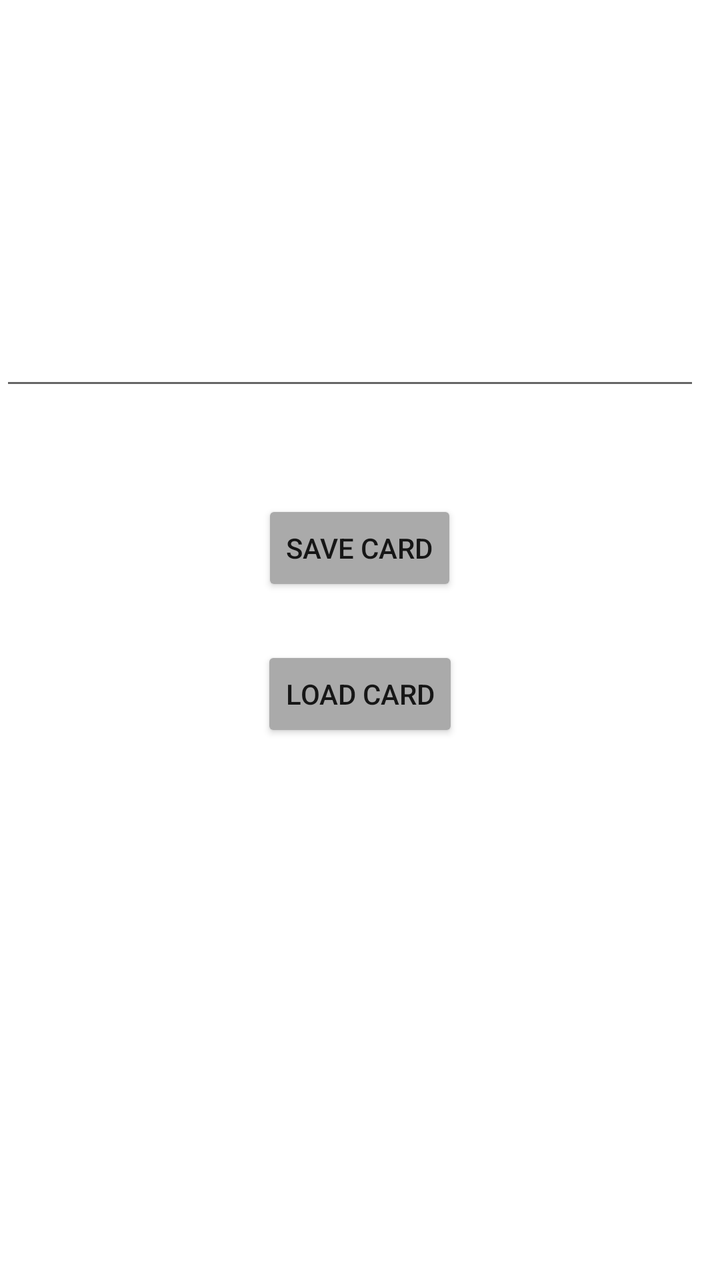
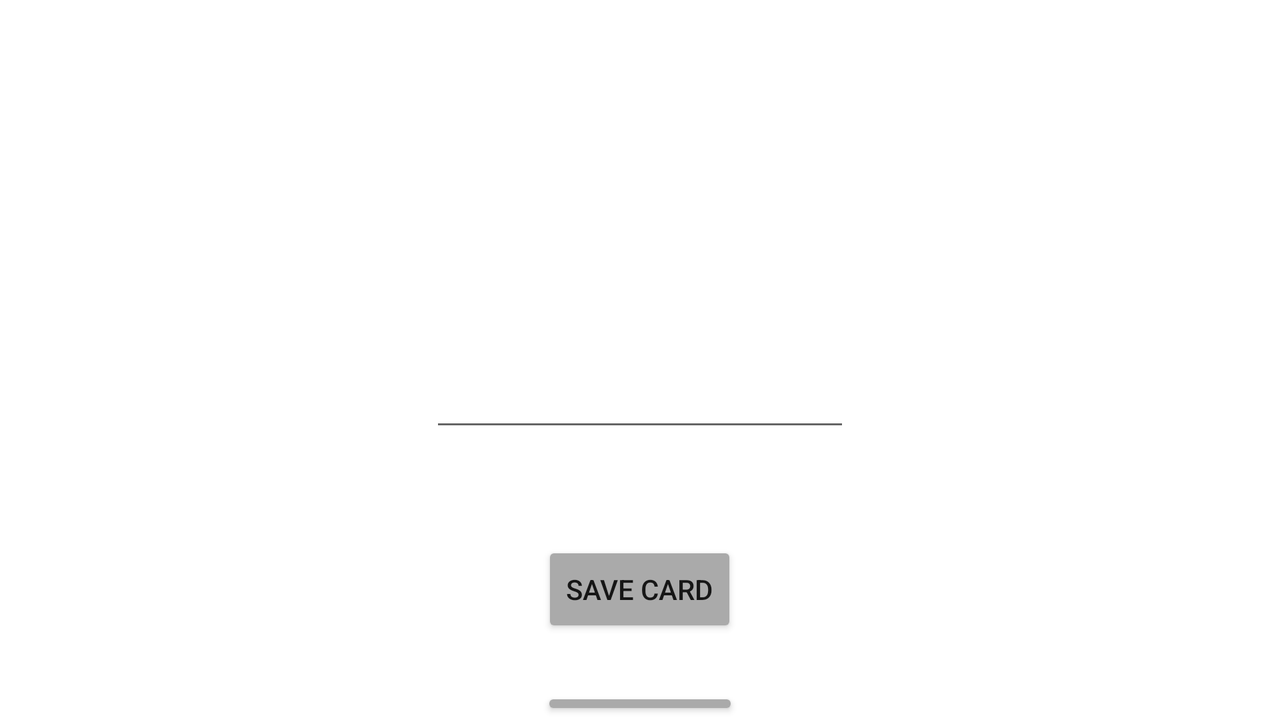

Two renders of one Android screen. The first uses the default layout on a phone; the second uses the alternative layout the repository ships for a different screen configuration, on a matching device. The two XML files are below.
<!-- AndroidManifest.xml: application theme Theme.Lockandlearn -->
<!-- res/layout/create_deck.xml -->
<?xml version="1.0" encoding="utf-8"?>
<RelativeLayout xmlns:android="http://schemas.android.com/apk/res/android"
    xmlns:app="http://schemas.android.com/apk/res-auto"
    xmlns:tools="http://schemas.android.com/tools"
    android:layout_width="match_parent"
    android:layout_height="match_parent"
    tools:context=".CreateDeck">



    <EditText
        android:id="@+id/input_text"
        android:layout_width="350dp"
        android:layout_height="200dp"
        android:paddingTop="50dp"
        />

    <Button
        android:id="@+id/savedeck"
        android:layout_width="wrap_content"
        android:layout_height="wrap_content"
        android:layout_below="@id/input_text"
        android:layout_marginTop="50dp"
        android:layout_centerHorizontal="true"
        android:backgroundTint="@android:color/darker_gray"
        android:onClick="save"
        android:text="Save Card"
        />

    <Button
        android:id="@+id/loaddeck"
        android:layout_width="wrap_content"
        android:layout_height="wrap_content"
        android:layout_below="@id/savedeck"
        android:layout_marginTop="25dp"
        android:layout_centerHorizontal="true"
        android:backgroundTint="@android:color/darker_gray"
        android:onClick="load"
        android:text="Load Card"
        />



</RelativeLayout>
<!-- resources referenced by this layout -->
<resources>
  <style name="Theme.Lockandlearn" parent="Theme.MaterialComponents.DayNight.DarkActionBar">
          
          <item name="colorPrimary">@color/purple_500</item>
          <item name="colorPrimaryVariant">@color/purple_700</item>
          <item name="colorOnPrimary">@color/white</item>
          
          <item name="colorSecondary">@color/teal_200</item>
          <item name="colorSecondaryVariant">@color/teal_700</item>
          <item name="colorOnSecondary">@color/black</item>
          
          <item name="android:statusBarColor" tools:targetApi="l">?attr/colorPrimaryVariant</item>
          
      </style>
</resources>
<!-- res/layout-land/create_deck.xml (the author's variant of the layout above) -->
<!-- drawn on the phone turned sideways -->
<?xml version="1.0" encoding="utf-8"?>
<RelativeLayout xmlns:android="http://schemas.android.com/apk/res/android"
    xmlns:app="http://schemas.android.com/apk/res-auto"
    xmlns:tools="http://schemas.android.com/tools"
    android:layout_width="match_parent"
    android:layout_height="match_parent"
    tools:context=".CreateDeck">


    <EditText
        android:id="@+id/input_text"
        android:layout_width="210dp"
        android:layout_height="wrap_content"
        android:layout_centerInParent="true"
        android:paddingTop="50dp" />

    <Button
        android:id="@+id/savedeck"
        android:layout_width="wrap_content"
        android:layout_height="wrap_content"
        android:layout_below="@id/input_text"
        android:layout_marginTop="50dp"
        android:layout_centerHorizontal="true"
        android:backgroundTint="@android:color/darker_gray"
        android:onClick="save"
        android:text="Save Card"
        />

    <Button
        android:id="@+id/loaddeck"
        android:layout_width="wrap_content"
        android:layout_height="wrap_content"
        android:layout_below="@id/savedeck"
        android:layout_marginTop="25dp"
        android:layout_centerHorizontal="true"
        android:backgroundTint="@android:color/darker_gray"
        android:onClick="load"
        android:text="Load Card"
        />



</RelativeLayout>
